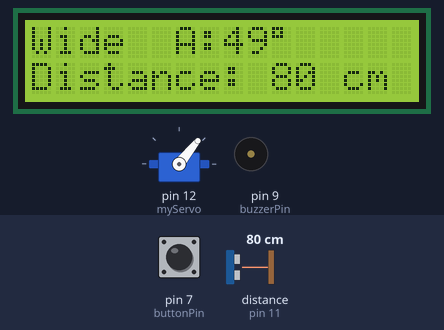
A sketch run on a simulated Arduino Uno, built with avr-gcc and run on an emulated ATmega328P. Parts: servo, 16×2 character LCD, buzzer (waves = sounding). Wiring (inferred from the names in the program): ultrasonic range finder: trigger pin 10; echo pin 11. The test bench sets the inputs (shaded band); at power-on: pin 7 (buttonPin) HIGH, distance to the obstacle (sensor on pin 11) 80 cm. The echo pulse lasts 58.3 µs per cm; what the sketch prints to the serial monitor is not drawn.

Above: at 3.2 s.
3.3 s: pin 7 (buttonPin) pulled LOW for 0.15 s
At 3.65 s:
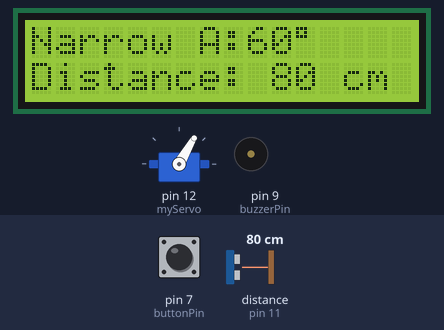
4.0 s: distance to the obstacle (sensor on pin 11) set to 194 cm
At 4.7 s:
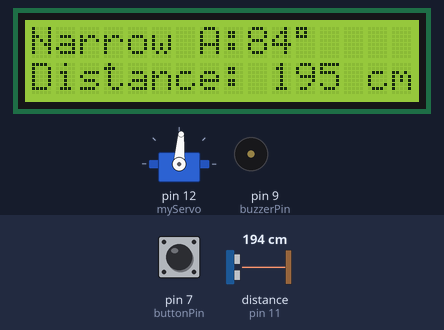
6.1 s: distance to the obstacle (sensor on pin 11) set to 202 cm
At 6.9 s:
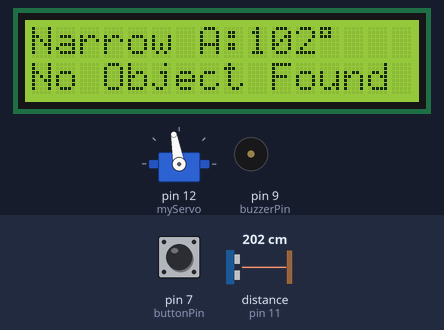
7.9 s: pin 7 (buttonPin) pulled LOW for 1 s
At 8.3 s:
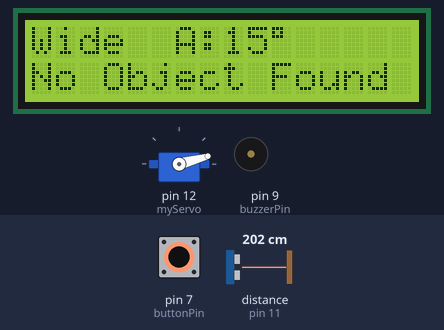
9.5 s: distance to the obstacle (sensor on pin 11) set to 2 cm
At 9.67 s:
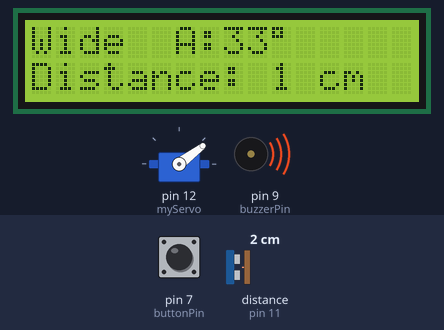
11.5 s: distance to the obstacle (sensor on pin 11) set to 299 cm
At 11.74 s:
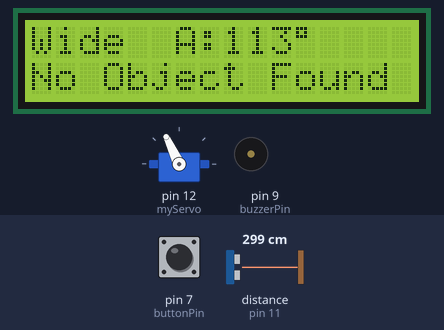
Timing chart, 0 to 14.3 s (numbered marks = the images above; inputs shaded):
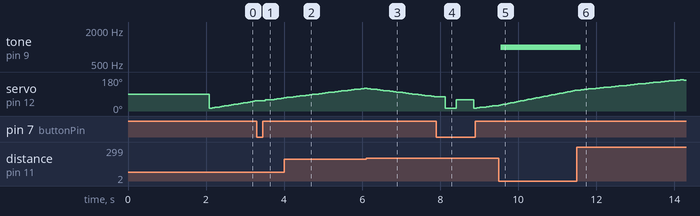

The sketch:

Code_No._18.ino
```cpp
#include <Servo.h>
#include <Wire.h>
#include <LiquidCrystal_I2C.h>

LiquidCrystal_I2C lcd(0x27, 16, 2);
const int trigPin = 10;
const int echoPin = 11;
const int buzzerPin = 9;
const int buttonPin = 7;
Servo myServo;

unsigned long lastUpdate = 0;
const long updateInterval = 50;
const int alertDistance = 50;
float tempC = 25.0;
bool wideSweep = true;

struct Object {
  int angle;
  int distance;
};
Object objects[5];
int objectCount = 0;

void setup() {
  pinMode(trigPin, OUTPUT);
  pinMode(echoPin, INPUT);
  pinMode(buzzerPin, OUTPUT);
  pinMode(buttonPin, INPUT_PULLUP);
  Serial.begin(9600);
  myServo.attach(12);
  lcd.init();
  lcd.backlight();
  lcd.setCursor(0, 0);
  lcd.print("Radar Starting...");
  delay(2000);
  lcd.clear();
}

void loop() {
  static int angle = 15;
  static int step = 2;
  static int minAngle = 15;
  static int maxAngle = 165;

  if (digitalRead(buttonPin) == LOW) { // Button pressed
    wideSweep = !wideSweep;
    minAngle = wideSweep ? 15 : 60;
    maxAngle = wideSweep ? 165 : 120;
    angle = minAngle;
    delay(200); // Debounce
  }

  unsigned long currentMillis = millis();
  if (currentMillis - lastUpdate >= updateInterval) {
    scan(angle);
    if (angle == minAngle && step == 2) {
      printObjects();
      objectCount = 0;
    }
    angle += step;
    if (angle >= maxAngle || angle <= minAngle) step = -step;
    lastUpdate = currentMillis;
  }
}

void scan(int angle) {
  myServo.write(angle);
  int distance = getAverageDistance(3);

  if (distance > 0 && distance <= 200 && objectCount < 5) {
    objects[objectCount] = {angle, distance};
    objectCount++;
  }

  lcd.setCursor(0, 0);
  lcd.print(wideSweep ? "Wide " : "Narrow");
  lcd.print(" A:");
  lcd.print(angle);
  lcd.print((char)223);
  lcd.print(" ");

  lcd.setCursor(0, 1);
  if (distance == 0 || distance > 200) {
    lcd.print("No Object Found ");
    noTone(buzzerPin);
  } else {
    lcd.print("Distance: ");
    lcd.print(distance);
    lcd.print(" cm   ");
    if (distance < alertDistance) {
      tone(buzzerPin, 1000, 100);
    }
  }

  Serial.print("Angle: ");
  Serial.print(angle);
  Serial.print(" | Distance: ");
  Serial.print(distance);
  Serial.println(" cm");
}

void printObjects() {
  Serial.println("Detected Objects:");
  for (int i = 0; i < objectCount; i++) {
    Serial.print("Object ");
    Serial.print(i + 1);
    Serial.print(": Angle=");
    Serial.print(objects[i].angle);
    Serial.print(", Distance=");
    Serial.print(objects[i].distance);
    Serial.println(" cm");
  }
}

int getAverageDistance(int samples) {
  long total = 0;
  int validReadings = 0;
  for (int i = 0; i < samples; i++) {
    int dist = getDistance();
    if (dist != 0) {
      total += dist;
      validReadings++;
    }
    delay(5);
  }
  return validReadings > 0 ? total / validReadings : 0;
}

int getDistance() {
  digitalWrite(trigPin, LOW);
  delayMicroseconds(2);
  digitalWrite(trigPin, HIGH);
  delayMicroseconds(10);
  digitalWrite(trigPin, LOW);
  long duration = pulseIn(echoPin, HIGH, 50000);
  if (duration == 0) return 0;
  float speedOfSound = 331.4 + 0.606 * tempC;
  return (duration * (speedOfSound / 10000)) / 2;
}
```

Measured:
- the behaviour switches between 199 and 200 cm on distance to the obstacle (sensor on pin 11) (found by bisection; images 2 and 3)
- after the input at 6.1 s, the display: first differs from a run without the input after 0.12 s (image 3 shows a later state)
- after the input at 9.5 s, tone on pin 9 (buzzerPin): silent → 1000 Hz after 0.05 s; the display: changes after 0.10 s (image 5)
- after the input at 11.5 s, tone on pin 9 (buzzerPin): 1000 Hz → silent after 0.10 s
- by itself, servo on pin 12 (myServo): rises from 109° to 165° in 2.6 s, then falls to 163° in 0.10 s
